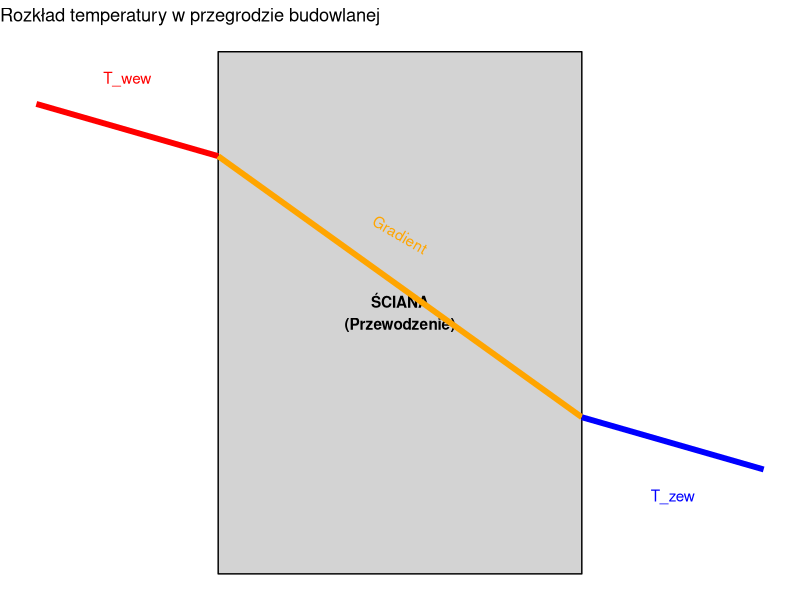

The R script that drew this image:
## ---- chunk 1
#| label: wall-transfer
#| echo: false
#| fig-width: 10
#| fig-height: 5

library(ggplot2)

# Wall coordinates
wall_x <- c(2, 6, 6, 2)
wall_y <- c(0, 0, 10, 10)

ggplot() +
  # Wall Shape
  geom_polygon(aes(x=wall_x, y=wall_y), fill="lightgrey", color="black") +
  annotate("text", x=4, y=5, label="ŚCIANA\n(Przewodzenie)", fontface="bold") +
  
  # Temperature Profile
  geom_segment(aes(x=0, y=9, xend=2, yend=8), color="red", size=2) + # Convection Inner
  geom_segment(aes(x=2, y=8, xend=6, yend=3), color="orange", size=2) + # Conduction
  geom_segment(aes(x=6, y=3, xend=8, yend=2), color="blue", size=2) + # Convection Outer
  
  annotate("text", x=1, y=9.5, label="T_wew", color="red") +
  annotate("text", x=7, y=1.5, label="T_zew", color="blue") +
  annotate("text", x=4, y=6.5, label="Gradient", color="orange", angle=-30) +
  
  labs(title="Rozkład temperatury w przegrodzie budowlanej", x="Odległość x", y="Temperatura T") +
  theme_void()
